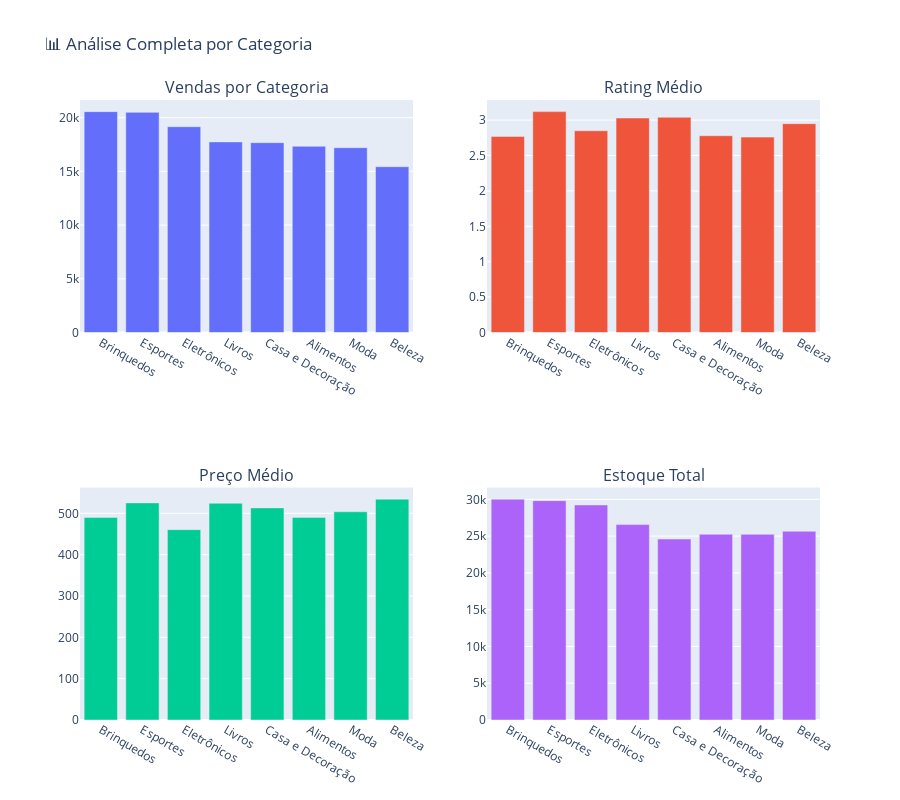

Write notebook code for a chart like this one.
### Markdown cell above
## 6️⃣ Análise por Categoria

### Code cell
# Performance por categoria
if 'category' in df.columns:
    category_stats = df.groupby('category').agg({
        'price': 'mean',
        'rating': 'mean',
        'sales_last_30d': 'sum',
        'stock_quantity': 'sum',
        'product_id': 'count'
    }).round(2)
    
    category_stats.columns = ['Preço Médio', 'Rating Médio', 'Vendas Totais', 'Estoque Total', 'Nº Produtos']
    category_stats = category_stats.sort_values('Vendas Totais', ascending=False)
    
    print("📊 Performance por Categoria:")
    display(category_stats)
    
    # Visualização
    fig = make_subplots(
        rows=2, cols=2,
        subplot_titles=('Vendas por Categoria', 'Rating Médio', 'Preço Médio', 'Estoque Total')
    )
    
    fig.add_trace(
        go.Bar(x=category_stats.index, y=category_stats['Vendas Totais'], name='Vendas'),
        row=1, col=1
    )
    
    fig.add_trace(
        go.Bar(x=category_stats.index, y=category_stats['Rating Médio'], name='Rating'),
        row=1, col=2
    )
    
    fig.add_trace(
        go.Bar(x=category_stats.index, y=category_stats['Preço Médio'], name='Preço'),
        row=2, col=1
    )
    
    fig.add_trace(
        go.Bar(x=category_stats.index, y=category_stats['Estoque Total'], name='Estoque'),
        row=2, col=2
    )
    
    fig.update_layout(height=800, showlegend=False, title_text="📊 Análise Completa por Categoria")
    fig.show()

### Figure 1 — Plotly figure (JSON) as saved in the notebook; plotly's stock layout.template omitted (floating-point values rounded to 4 significant figures)
{"data": [{"name": "Vendas", "type": "bar", "x": ["Brinquedos", "Esportes", "Eletrônicos", "Livros", "Casa e Decoração", "Alimentos", "Moda", "Beleza"], "xaxis": "x", "y": [20562, 20493, 19157, 17744, 17674, 17335, 17207, 15433], "yaxis": "y"}, {"name": "Rating", "type": "bar", "x": ["Brinquedos", "Esportes", "Eletrônicos", "Livros", "Casa e Decoração", "Alimentos", "Moda", "Beleza"], "xaxis": "x2", "y": [2.77, 3.12, 2.85, 3.03, 3.04, 2.78, 2.76, 2.95], "yaxis": "y2"}, {"name": "Preço", "type": "bar", "x": ["Brinquedos", "Esportes", "Eletrônicos", "Livros", "Casa e Decoração", "Alimentos", "Moda", "Beleza"], "xaxis": "x3", "y": [490.0, 525.2, 460.5, 524.4, 513.1, 490.1, 503.7, 534.3], "yaxis": "y3"}, {"name": "Estoque", "type": "bar", "x": ["Brinquedos", "Esportes", "Eletrônicos", "Livros", "Casa e Decoração", "Alimentos", "Moda", "Beleza"], "xaxis": "x4", "y": [30035, 29825, 29242, 26571, 24611, 25263, 25260, 25664], "yaxis": "y4"}], "layout": {"annotations": [{"font": {"size": 16}, "showarrow": false, "text": "Vendas por Categoria", "x": 0.225, "xanchor": "center", "xref": "paper", "y": 1, "yanchor": "bottom", "yref": "paper"}, {"font": {"size": 16}, "showarrow": false, "text": "Rating Médio", "x": 0.775, "xanchor": "center", "xref": "paper", "y": 1, "yanchor": "bottom", "yref": "paper"}, {"font": {"size": 16}, "showarrow": false, "text": "Preço Médio", "x": 0.225, "xanchor": "center", "xref": "paper", "y": 0.375, "yanchor": "bottom", "yref": "paper"}, {"font": {"size": 16}, "showarrow": false, "text": "Estoque Total", "x": 0.775, "xanchor": "center", "xref": "paper", "y": 0.375, "yanchor": "bottom", "yref": "paper"}], "height": 800, "showlegend": false, "title": {"text": "📊 Análise Completa por Categoria"}, "xaxis": {"anchor": "y", "domain": [0, 0.45]}, "xaxis2": {"anchor": "y2", "domain": [0.55, 1]}, "xaxis3": {"anchor": "y3", "domain": [0, 0.45]}, "xaxis4": {"anchor": "y4", "domain": [0.55, 1]}, "yaxis": {"anchor": "x", "domain": [0.625, 1]}, "yaxis2": {"anchor": "x2", "domain": [0.625, 1]}, "yaxis3": {"anchor": "x3", "domain": [0, 0.375]}, "yaxis4": {"anchor": "x4", "domain": [0, 0.375]}}}
